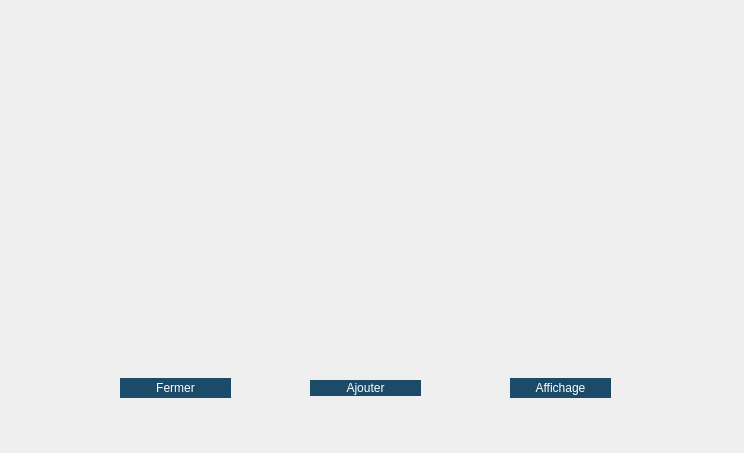
<?xml version="1.0" encoding="UTF-8"?>
<ui version="4.0">
 <class>statistique</class>
 <widget class="QMainWindow" name="statistique">
  <property name="geometry">
   <rect>
    <x>0</x>
    <y>0</y>
    <width>744</width>
    <height>453</height>
   </rect>
  </property>
  <property name="windowTitle">
   <string>MainWindow</string>
  </property>
  <widget class="QWidget" name="centralwidget">
   <widget class="QLabel" name="label">
    <property name="geometry">
     <rect>
      <x>-5</x>
      <y>-65</y>
      <width>891</width>
      <height>581</height>
     </rect>
    </property>
    <property name="text">
     <string/>
    </property>
    <property name="pixmap">
     <pixmap resource="resources.qrc">:/images/icons/main.png</pixmap>
    </property>
   </widget>
   <widget class="QPushButton" name="pushButton_modifier">
    <property name="geometry">
     <rect>
      <x>310</x>
      <y>380</y>
      <width>111</width>
      <height>16</height>
     </rect>
    </property>
    <property name="styleSheet">
     <string notr="true">background-color:rgb(27, 75, 104);
color:white;
border-radius:15px;
</string>
    </property>
    <property name="text">
     <string>Ajouter</string>
    </property>
   </widget>
   <widget class="QPushButton" name="pushButton_supprimer">
    <property name="geometry">
     <rect>
      <x>510</x>
      <y>378</y>
      <width>101</width>
      <height>20</height>
     </rect>
    </property>
    <property name="styleSheet">
     <string notr="true">background-color:rgb(27, 75, 104);
color:white;
border-radius:15px;
</string>
    </property>
    <property name="text">
     <string>Affichage</string>
    </property>
   </widget>
   <widget class="QPushButton" name="pushButton">
    <property name="geometry">
     <rect>
      <x>120</x>
      <y>378</y>
      <width>111</width>
      <height>20</height>
     </rect>
    </property>
    <property name="styleSheet">
     <string notr="true">background-color:rgb(27, 75, 104);
color:white;
border-radius:15px;
</string>
    </property>
    <property name="text">
     <string>Fermer</string>
    </property>
   </widget>
   <widget class="QWidget" name="widget" native="true">
    <property name="geometry">
     <rect>
      <x>100</x>
      <y>70</y>
      <width>531</width>
      <height>281</height>
     </rect>
    </property>
   </widget>
  </widget>
 </widget>
 <resources>
  <include location="resources.qrc"/>
 </resources>
 <connections/>
</ui>
